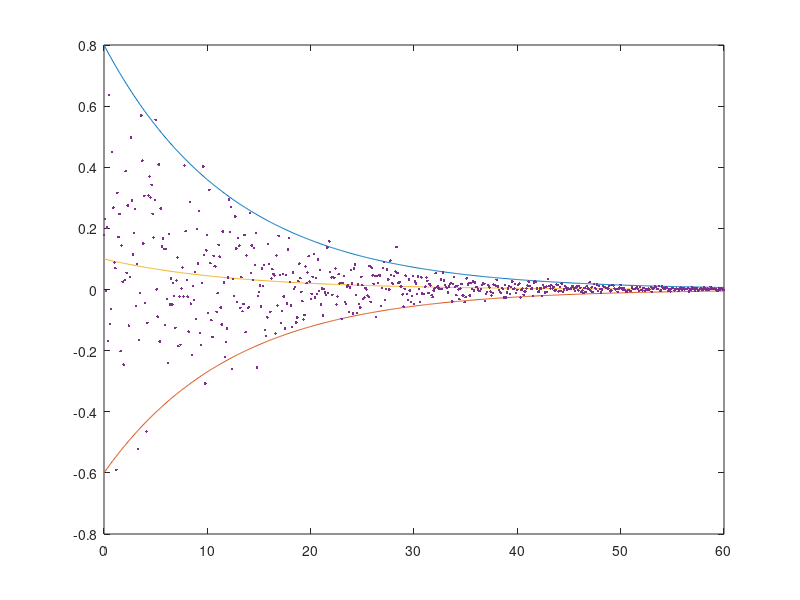

Source code (MATLAB):
clear; close all; clc;
%% RANDOM DATA GENERATOR

x           =   0:0.1:60;       % X Axis
nSamples    =   round(0.9*length(x));
xSamples    =   datasample(x, nSamples, 'Replace', true);

% Upper limit
uk          =   0.08;
ub          =   0.8;
uLimit      =   ub*exp(-uk*x);  % 2-sigma

% Lower limit
lk          =   0.08;
lb          =   -0.6;
lLimit      =   lb*exp(-lk*x);  % 2-sigma

limMean     =   (uLimit+lLimit)/2;

sigma       =   (uLimit-limMean)./2;
y           =   normrnd(limMean, sigma);

figure;
plot(x, uLimit); hold on;
plot(x, lLimit); hold on;
plot(x, limMean); hold on;
plot(x, y, '.');

save('data', 'x', 'y');
